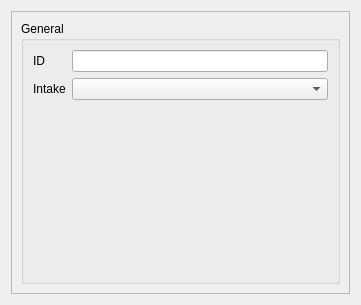
<?xml version="1.0" encoding="UTF-8"?>
<ui version="4.0">
 <class>IntakeHeadItemWidget</class>
 <widget class="QWidget" name="IntakeHeadItemWidget">
  <property name="geometry">
   <rect>
    <x>0</x>
    <y>0</y>
    <width>361</width>
    <height>305</height>
   </rect>
  </property>
  <property name="windowTitle">
   <string>Form</string>
  </property>
  <layout class="QVBoxLayout" name="verticalLayout">
   <item>
    <widget class="QScrollArea" name="scrollArea">
     <property name="widgetResizable">
      <bool>true</bool>
     </property>
     <widget class="QWidget" name="scrollAreaWidgetContents">
      <property name="geometry">
       <rect>
        <x>0</x>
        <y>0</y>
        <width>341</width>
        <height>285</height>
       </rect>
      </property>
      <layout class="QVBoxLayout" name="verticalLayout_2">
       <item>
        <widget class="QGroupBox" name="generalBox">
         <property name="title">
          <string>General</string>
         </property>
         <layout class="QFormLayout" name="formLayout">
          <item row="0" column="0">
           <widget class="QLabel" name="idLabel">
            <property name="text">
             <string>ID</string>
            </property>
           </widget>
          </item>
          <item row="0" column="1">
           <widget class="QLineEdit" name="idLine"/>
          </item>
          <item row="1" column="0">
           <widget class="QLabel" name="intakeLabel">
            <property name="text">
             <string>Intake</string>
            </property>
           </widget>
          </item>
          <item row="1" column="1">
           <widget class="QComboBox" name="intakeCombo"/>
          </item>
         </layout>
        </widget>
       </item>
      </layout>
     </widget>
    </widget>
   </item>
  </layout>
 </widget>
 <resources/>
 <connections/>
</ui>
